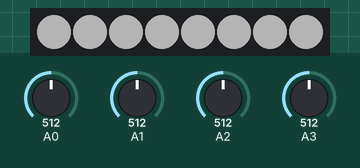
Simulated run of this sketch. Board: Arduino Uno, built with avr-gcc and run on an emulated ATmega328P. Parts: 8 RGB LEDs in strip order, left to right. The inputs (shaded band) are chosen by the test bench; at power-on: A0 = 512, A1 = 512, A2 = 512, A3 = 512. Dim RGB values are drawn brighter than linear; the strip is taken to match the declared colour order.

Above: at 3.4 s.
3.5 s: A0 set to 246
At 4.0 s:
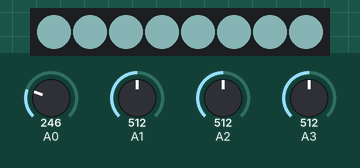
5.0 s: A1 set to 246
At 5.9 s:
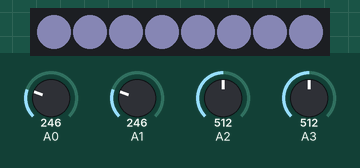
6.5 s: A2 set to 30
At 7.3 s:
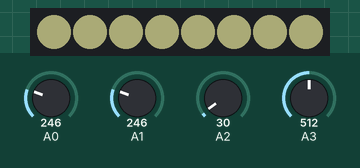
8.0 s: A3 set to 160
At 9.2 s:
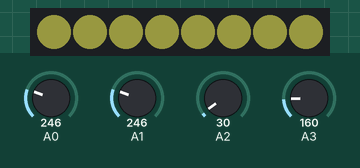
9.5 s: A0 set to 160
At 9.8 s:
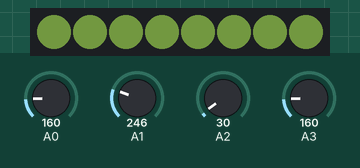
11.0 s: A2 set to 95
At 11.7 s:
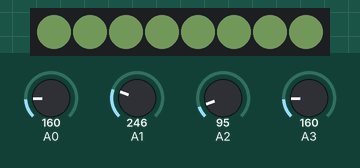
Timing chart, 0 to 13.5 s (numbered marks = the images above; inputs shaded):
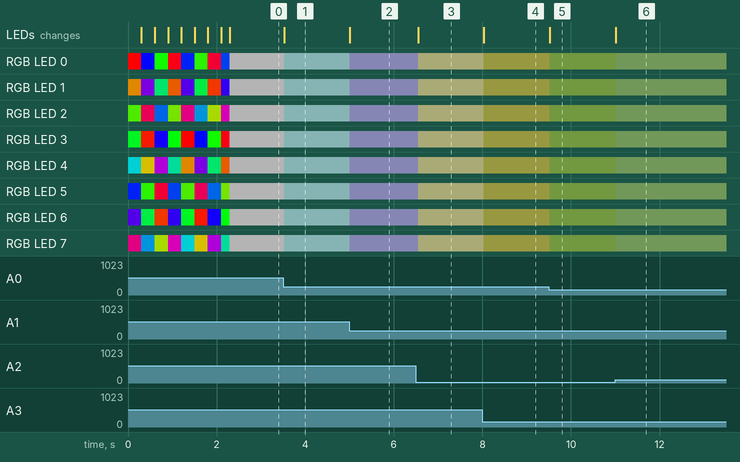

The sketch:

lightbar-controller.ino
```cpp
#include <Adafruit_NeoPixel.h>
int red,green,blue,white = 0;

// IMPORTANT: Set pixel COUNT, PIN and TYPE
#define PIN 4
#define NUMPIXELS 8

//Initialize the neopixel strip
Adafruit_NeoPixel strip(NUMPIXELS, PIN, NEO_RGBW + NEO_KHZ800);

void setup() {
    //Set the pins connected to the potentiometer as inputs
    pinMode(0,INPUT);
    pinMode(1,INPUT);
    pinMode(2,INPUT);
    pinMode(3,INPUT);

   strip.begin();
   strip.show(); // Initialize all pixels to 'off'
   rainbowCycle(1);//Flash rainbows at the begining
}

void loop() {

    //Read and store the potentiometer values
    //We are scaling them from a 12bit scale to an 8 bit scale
    red = map(analogRead(A0), 0, 4095, 0, 255);
    green = map(analogRead(A1), 0, 4095, 0, 255);
    blue = map(analogRead(A2), 0, 4095, 0, 255);
    white = map(analogRead(A3), 0, 4095, 0, 255);

    //set colors of all the eight neopixles
    for(int pixel=0;pixel<8;pixel++)
    {
        strip.setPixelColor(pixel, red, green, blue, white);
    }
    strip.show();//Update the strip with new color values
    delay(50);
}

void rainbowCycle(uint8_t wait) {
  uint16_t i, j;

  for(j=0; j<256*5; j++) { // 5 cycles of all colors on wheel
    for(i=0; i< strip.numPixels(); i++) {
      strip.setPixelColor(i, Wheel(((i * 256 / strip.numPixels()) + j) & 255));
    }
    strip.show();
    delay(wait);
  }
}

// Helper function for rainbows
// Input a value 0 to 255 to get a color value.
// The colours are a transition r - g - b - back to r.
uint32_t Wheel(byte WheelPos) {
  WheelPos = 255 - WheelPos;
  if(WheelPos < 85) {
    return strip.Color(255 - WheelPos * 3, 0, WheelPos * 3);
  }
  if(WheelPos < 170) {
    WheelPos -= 85;
    return strip.Color(0, WheelPos * 3, 255 - WheelPos * 3);
  }
  WheelPos -= 170;
  return strip.Color(WheelPos * 3, 255 - WheelPos * 3, 0);
}
```

Measured:
- after the input at 3.5 s, RGB LED 0–7: RGB(62, 62, 62) → RGB(46, 62, 62) at once; the LEDs: change at once (image 1)
- after the input at 5.0 s, RGB LED 0–7: RGB(46, 62, 62) → RGB(46, 46, 62) at once; the LEDs: change at once (image 2)
- after the input at 6.5 s, RGB LED 0–7: RGB(46, 46, 62) → RGB(46, 46, 32) after 0.05 s; the LEDs: change after 0.05 s (image 3)
- after the input at 8.0 s, RGB LED 0–7: RGB(46, 46, 32) → RGB(24, 24, 10) at once; the LEDs: change at once (image 4)
- after the input at 9.5 s, RGB LED 0–7: RGB(24, 24, 10) → RGB(18, 24, 10) at once; the LEDs: change at once (image 5)
- after the input at 11.0 s, RGB LED 0–7: RGB(18, 24, 10) → RGB(18, 24, 14) at once; the LEDs: change at once (image 6)
